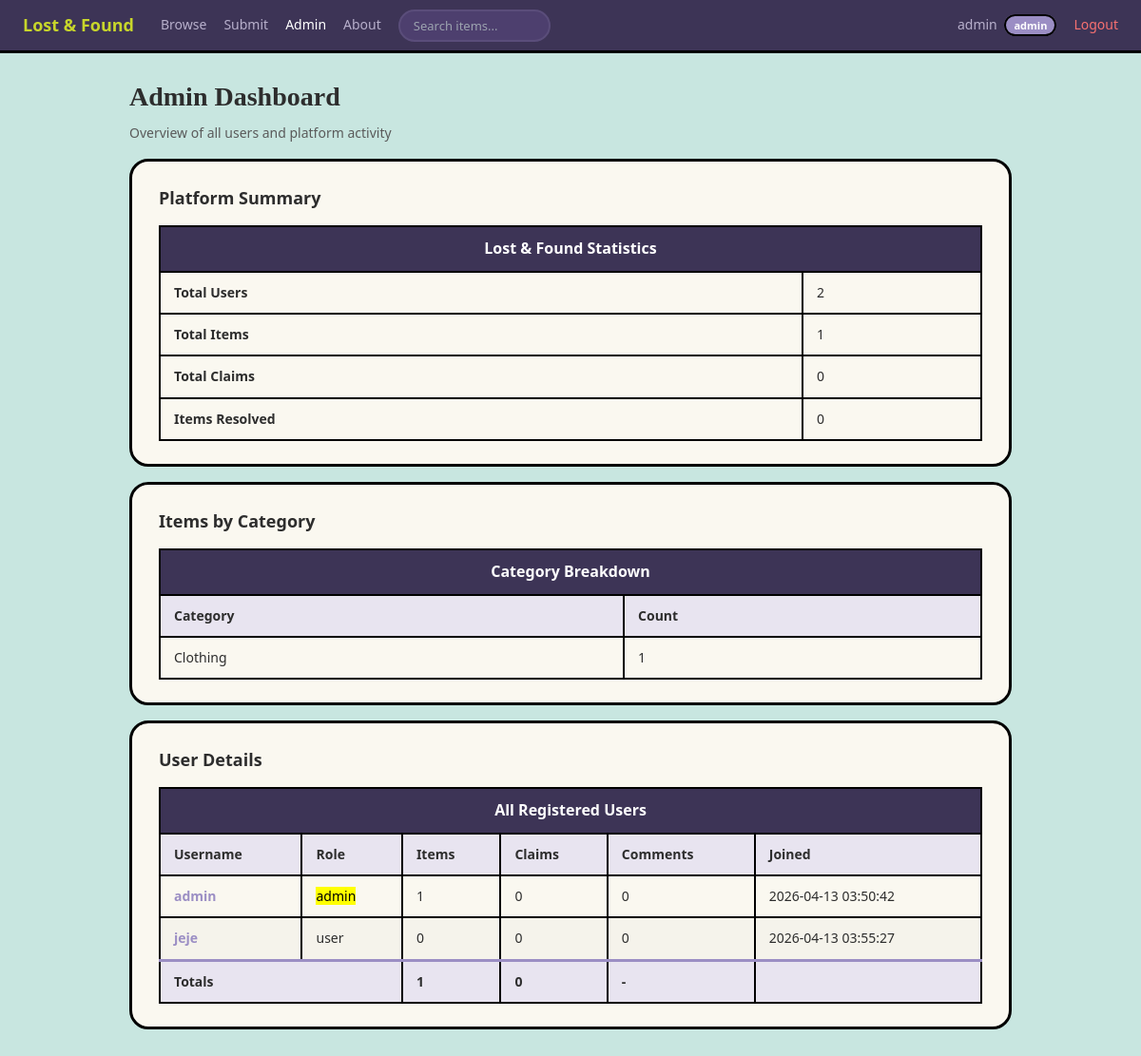
The page /admin (signed in) on the database its author committed.
### tables this page shows
CREATE TABLE items (
            id INTEGER PRIMARY KEY AUTOINCREMENT,
            user_id INTEGER NOT NULL,
            item_type TEXT NOT NULL,
            title TEXT NOT NULL,
            category TEXT NOT NULL,
            description TEXT NOT NULL,
            location TEXT NOT NULL,
            status TEXT NOT NULL DEFAULT 'open',
            created_at TIMESTAMP DEFAULT CURRENT_TIMESTAMP,
            FOREIGN KEY (user_id) REFERENCES users(id)
        );

CREATE TABLE users (
            id INTEGER PRIMARY KEY AUTOINCREMENT,
            username TEXT NOT NULL UNIQUE,
            password TEXT NOT NULL,
            role TEXT NOT NULL DEFAULT 'user',
            created_at TIMESTAMP DEFAULT CURRENT_TIMESTAMP
        );

### app.py (the view)
@app.route('/admin')
def admin():
    if 'user_id' not in session:
        return redirect(url_for('login'))
    if session.get('role') != 'admin':
        return redirect(url_for('browse'))
    conn = sqlite3.connect(DATABASE)
    users = conn.execute('''
        SELECT u.username, u.role, u.created_at,
            COUNT(DISTINCT i.id) AS item_count,
            COUNT(DISTINCT c.id) AS claim_count,
            COUNT(DISTINCT co.id) AS comment_count
        FROM users u
        LEFT JOIN items i ON u.id = i.user_id
        LEFT JOIN claims c ON u.id = c.user_id
        LEFT JOIN comments co ON u.id = co.user_id
        GROUP BY u.id
        ORDER BY u.created_at
    ''').fetchall()
    user_list = []
    for u in users:
        user_list.append({
            'username': u[0], 'role': u[1], 'created_at': u[2],
            'item_count': u[3], 'claim_count': u[4], 'comment_count': u[5]
        })
    total_users = conn.execute('SELECT COUNT(*) FROM users').fetchone()[0]
    total_items = conn.execute('SELECT COUNT(*) FROM items').fetchone()[0]
    total_claims = conn.execute('SELECT COUNT(*) FROM claims').fetchone()[0]
    total_resolved = conn.execute("SELECT COUNT(*) FROM items WHERE status = 'resolved'").fetchone()[0]
    categories = conn.execute('''
        SELECT category, COUNT(*) AS count FROM items GROUP BY category ORDER BY count DESC
    ''').fetchall()
    cat_list = []
    for c in categories:
        cat_list.append({'category': c[0], 'count': c[1]})
    conn.close()
    totals = {
        'total_users': total_users, 'total_items': total_items,
        'total_claims': total_claims, 'total_resolved': total_resolved
    }
    return render_template('admin.html', users=user_list, totals=totals, categories=cat_list)

### templates/admin.html (shortened to what this page needs)
{% extends 'base.html' %}
{% block content %}
<div class="admin-page">
    <h2>Admin Dashboard</h2>
    <p class="page-subtitle">Overview of all users and platform activity</p>
    <div class="admin-section">
        <h3>Platform Summary</h3>
        <table class="summary-table" style="border-collapse: collapse;">
            <tr>
                <th colspan="2" class="table-header">Lost &amp; Found Statistics</th>
            </tr>
            <tr>
                <td><strong>Total Users</strong></td>
                <td>{{ totals.total_users }}</td>
            </tr>
            <tr>
                <td><strong>Total Items</strong></td>
                <td>{{ totals.total_items }}</td>
            </tr>
            <tr>
                <td><strong>Total Claims</strong></td>
                <td>{{ totals.total_claims }}</td>
            </tr>
            <tr>
                <td><strong>Items Resolved</strong></td>
                <td>{{ totals.total_resolved }}</td>
            </tr>
        </table>
    </div>
    {% if categories|length > 0 %}
    <div class="admin-section">
        <h3>Items by Category</h3>
        <table class="category-table" style="border-collapse: collapse;">
            <tr>
                <th colspan="2" class="table-header">Category Breakdown</th>
            </tr>
            <tr>
                <th>Category</th>
                <th>Count</th>
            </tr>
            {% for cat in categories %}
            <tr>
                <td>{{ cat.category }}</td>
                <td>{{ cat.count }}</td>
            </tr>
            {% endfor %}
        </table>
    </div>
    {% endif %}
    <div class="admin-section">
        <h3>User Details</h3>
        <table class="users-table" style="border-collapse: collapse;">
            <tr>
                <th colspan="6" class="table-header">All Registered Users</th>
            </tr>
            <tr>
                <th>Username</th>
                <th>Role</th>
                <th>Items</th>
                <th>Claims</th>
                <th>Comments</th>
                <th>Joined</th>
            </tr>
            {% for user in users %}
            <tr>
                <td><a href="{{ url_for('profile', username=user.username) }}">{{ user.username }}</a></td>
                <td>{% if user.role == 'admin' %}<mark>admin</mark>{% else %}user{% endif %}</td>
                <td>{{ user.item_count }}</td>
                <td>{{ user.claim_count }}</td>
                <td>{{ user.comment_count }}</td>
                <td>{{ user.created_at }}</td>
            </tr>
            {% endfor %}
            <tr class="totals-row">
                <td colspan="2"><strong>Totals</strong></td>
                <td><strong>{{ totals.total_items }}</strong></td>
                <td><strong>{{ totals.total_claims }}</strong></td>
                <td><strong>-</strong></td>
                <td></td>
            </tr>
        </table>
    </div>
</div>
{% endblock %}

### templates/base.html (shortened to what this page needs)
<!DOCTYPE html>
<html lang="en">
<head>
    <link rel="stylesheet" href="{{ url_for('static', filename='style.css') }}">
</head>
<body>
    {% if session.get('user_id') %}
    <nav class="navbar">
        <div class="nav-left">
            <a href="{{ url_for('browse') }}" class="nav-brand">Lost &amp; Found</a>
            <a href="{{ url_for('browse') }}" class="nav-link {% if request.endpoint == 'browse' %}active{% endif %}">Browse</a>
            <a href="{{ url_for('submit') }}" class="nav-link {% if request.endpoint == 'submit' %}active{% endif %}">Submit</a>
            {% if session.get('role') == 'admin' %}
            <a href="{{ url_for('admin') }}" class="nav-link {% if request.endpoint == 'admin' %}active{% endif %}">Admin</a>
            {% endif %}
            <a href="{{ url_for('about') }}" class="nav-link {% if request.endpoint == 'about' %}active{% endif %}">About</a>
            <form action="{{ url_for('browse') }}" method="GET" id="search-form" class="nav-search">
                <input type="text" name="q" placeholder="Search items..." class="search-input" value="{{ request.args.get('q', '') }}">
            </form>
        </div>
        <div class="nav-right">
            <a href="{{ url_for('profile', username=session.get('username')) }}" class="nav-link {% if request.endpoint == 'profile' %}active{% endif %}">{{ session.get('username') }} {% if session.get('role') == 'admin' %}<span class="badge-admin">admin</span>{% endif %}</a>
            <a href="{{ url_for('logout') }}" class="nav-link logout-btn">Logout</a>
        </div>
    </nav>
    {% endif %}
    <main class="container">
        {% block content %}{% endblock %}
    </main>
</body>
</html>

### static/style.css (style rules this page uses)
* { margin: 0; padding: 0; box-sizing: border-box; }
body { font-family: 'Segoe UI', Tahoma, Geneva, Verdana, sans-serif; background-color: #c8e6e0; color: #2d2d2d; line-height: 1.6; }
a { text-decoration: none; color: inherit; }
.container { max-width: 960px; margin: 0 auto; padding: 24px 16px; }
.navbar { display: flex; justify-content: space-between; align-items: center; background: #3d3456; padding: 0 24px; height: 56px; border-bottom: 3px solid black; }
.nav-left, .nav-right { display: flex; align-items: center; gap: 18px; }
.nav-brand { font-size: 18px; font-weight: 700; color: #c8d62b; margin-right: 10px; }
.nav-link { color: #b8b0cc; font-size: 14px; font-weight: 500; padding: 4px 0; }
.nav-link:hover, .nav-link.active { color: #ffffff; }
.badge-admin { background: #9b8ec4; color: white; font-size: 11px; padding: 2px 8px; border-radius: 20px; border: 2px solid black; margin-left: 4px; font-weight: 700; }
.logout-btn { color: #f87171; }
#search-form { display: flex; align-items: center; }
.search-input { padding: 6px 14px; font-size: 13px; border: 2px solid #5a4d7a; border-radius: 30px; background: #4d3f6e; color: #e0e0e0; outline: none; width: 160px; font-family: inherit; }
input[type="text"]::placeholder, input[type="password"]::placeholder { color: #9ca3af; }
.page-subtitle { font-size: 14px; color: #5a5a5a; margin-bottom: 16px; }
.admin-page h2 { font-family: Georgia, 'Times New Roman', serif; font-size: 28px; margin-bottom: 4px; }
.admin-section { background: #faf8f0; padding: 24px 28px; border-radius: 20px; border: 3px solid black; margin-bottom: 16px; }
.admin-section h3 { font-size: 18px; color: #2d2d2d; margin-bottom: 14px; }
.summary-table, .category-table, .users-table { width: 100%; }
.summary-table td, .summary-table th, .category-table td, .category-table th, .users-table td, .users-table th { border: 2px solid black; padding: 10px 14px; text-align: left; font-size: 14px; }
.summary-table .table-header, .category-table .table-header, .users-table .table-header { background: #3d3456; color: white; font-size: 16px; font-weight: 700; text-align: center; }
.summary-table th, .category-table th, .users-table th { background: #e8e4f0; font-weight: 700; color: #2d2d2d; }
.users-table tr:nth-child(even), .category-table tr:nth-child(even) { background: #f5f3eb; }
.users-table td a { color: #9b8ec4; font-weight: 600; }
.totals-row { background: #e8e4f0; border-top: 3px solid #9b8ec4; }

### rows shown on the page
items: category "Clothing", count "1"
users: username "admin", role "admin", item_count "1", claim_count "0", comment_count "0", created_at "2026-04-13 03:50:42"
users: username "jeje", role "user", item_count "0", claim_count "0", comment_count "0", created_at "2026-04-13 03:55:27"

### other values the page prints
{{ session.get('username') }} "admin"
{{ totals.total_users }} "2"
{{ totals.total_items }} "1"
{{ totals.total_claims }} "0"
{{ totals.total_resolved }} "0"
